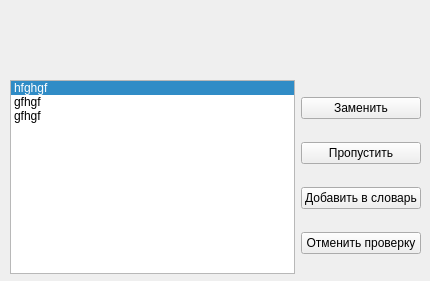
<?xml version="1.0" encoding="UTF-8"?>
<ui version="4.0">
 <class>Form</class>
 <widget class="QWidget" name="Form">
  <property name="geometry">
   <rect>
    <x>0</x>
    <y>0</y>
    <width>430</width>
    <height>281</height>
   </rect>
  </property>
  <property name="windowTitle">
   <string>Проверка орфографии</string>
  </property>
  <widget class="QLabel" name="text">
   <property name="geometry">
    <rect>
     <x>20</x>
     <y>10</y>
     <width>391</width>
     <height>61</height>
    </rect>
   </property>
   <property name="text">
    <string/>
   </property>
  </widget>
  <widget class="QWidget" name="layoutWidget">
   <property name="geometry">
    <rect>
     <x>10</x>
     <y>80</y>
     <width>411</width>
     <height>194</height>
    </rect>
   </property>
   <layout class="QHBoxLayout" name="horizontalLayout">
    <item>
     <widget class="QListWidget" name="variants">
      <property name="selectionBehavior">
       <enum>QAbstractItemView::SelectItems</enum>
      </property>
      <property name="currentRow">
       <number>0</number>
      </property>
      <item>
       <property name="text">
        <string>hfghgf</string>
       </property>
      </item>
      <item>
       <property name="text">
        <string>gfhgf</string>
       </property>
      </item>
      <item>
       <property name="text">
        <string>gfhgf</string>
       </property>
      </item>
     </widget>
    </item>
    <item>
     <layout class="QVBoxLayout" name="verticalLayout">
      <item>
       <widget class="QPushButton" name="replace">
        <property name="text">
         <string>Заменить</string>
        </property>
       </widget>
      </item>
      <item>
       <widget class="QPushButton" name="next">
        <property name="text">
         <string>Пропустить</string>
        </property>
       </widget>
      </item>
      <item>
       <widget class="QPushButton" name="add">
        <property name="text">
         <string>Добавить в словарь</string>
        </property>
       </widget>
      </item>
      <item>
       <widget class="QPushButton" name="quit_c">
        <property name="text">
         <string>Отменить проверку</string>
        </property>
       </widget>
      </item>
     </layout>
    </item>
   </layout>
  </widget>
 </widget>
 <resources/>
 <connections/>
</ui>
